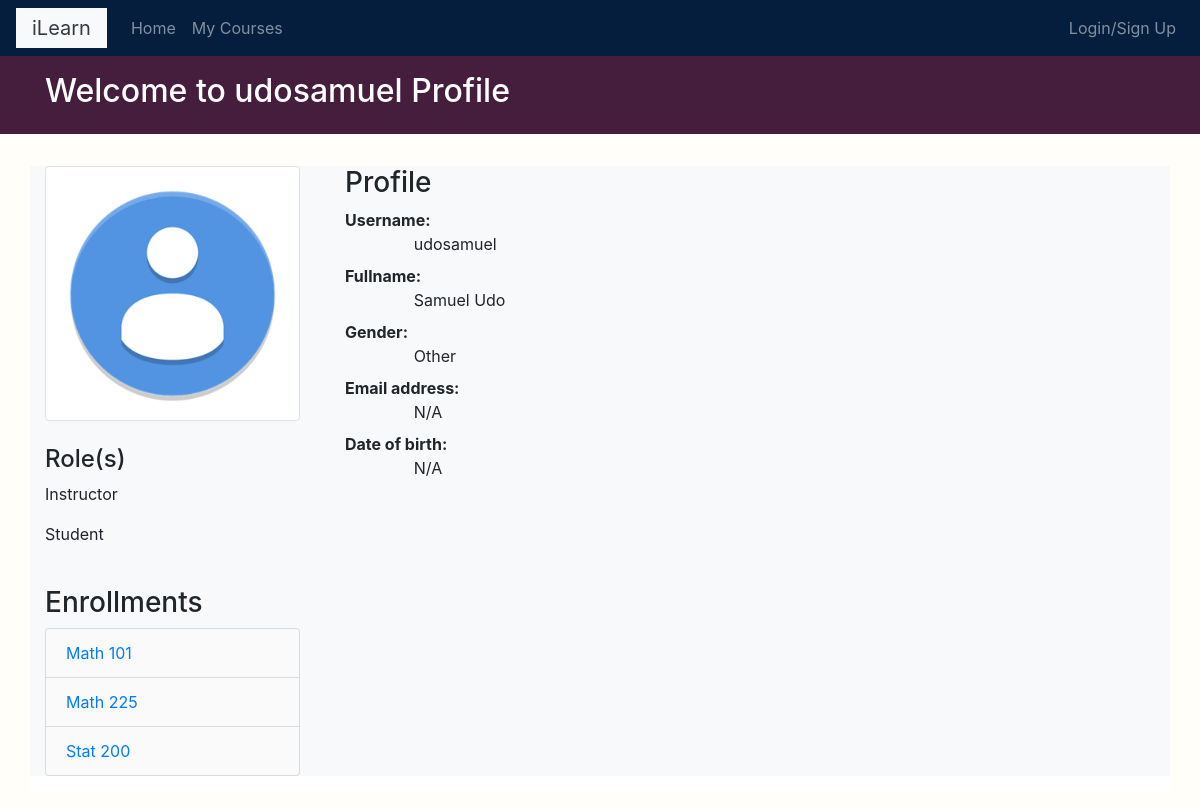
The app's page /profile/2/ with its own data.
### students/models.py (models this page shows, shortened)
class Student(models.Model):
    user = models.OneToOneField(settings.AUTH_USER_MODEL,related_name='student', on_delete=models.CASCADE)
    gender_choice = [
        ('Male','Male'),
        ('Female','Female'),
        ('Other','Other')
    ]
    gender = models.CharField(
    max_length=6,
    choices=gender_choice,
    default='Other'
    )
    date_of_birth = models.DateField(blank=True, null=True)
    photo = models.ImageField(upload_to='users/%Y/%m/%d/',default='users/user_icon.png',
                              blank=False)
    feature = models.BooleanField(default=False,null=True)

### courses/models.py (models this page shows, shortened)
class Enrollment(models.Model):
    student = models.ForeignKey(Student,related_name='enrollments',on_delete=models.CASCADE)# TODO:  change model sttructure later  student model in of itself
    created  = models.DateTimeField(auto_now_add=True)
    updated = models.DateTimeField(auto_now=True)
    course = models.ForeignKey('Course',on_delete=models.CASCADE, related_name='course_enrollements')
    class Meta:
        unique_together = ('student','course')

class Course(models.Model):
    instructor = models.ForeignKey('Instructor', related_name='courses_created', on_delete=models.CASCADE)
    subject  = models.ForeignKey(Subject, related_name='courses', on_delete=models.CASCADE)
    title = models.CharField(max_length=200)
    overview = models.TextField(max_length=200)
    slug = models.SlugField(max_length=200,unique=True)
    created = models.DateTimeField(auto_now_add=True)
    enrollments = models.ManyToManyField(Student,through='Enrollment')
    feature = models.BooleanField(default=False,null=True)
    photo = models.ImageField(upload_to='courses/%Y/%m/%d/',default='courses/course_icon.png',
                              blank=False)
    class Meta:
        ordering = ['-created']

### account/views.py (the view, shortened to what this page needs)
# urls.py: path('<int:pk>/',ProfileDetailView.as_view(),name='profile-detail')
class ProfileDetailView(FormMixin, DetailView):
    model = Student
    form_class = StudentEditForm
    template_name = 'account/profile_detail.html'
    def get_context_data(self, **kwargs):
        context = super().get_context_data(**kwargs)
        context['is_owner'] = self.object.user == self.request.user
        if (self.object.user == self.request.user):
            context['student_form'] = StudentEditForm(instance=self.object)
            context['user_form'] = UserEditForm(instance=self.object.user)
        return context

### courses/templatetags/course.py (called while the page is built)
@register.filter
def is_instructor(obj):
    try:
        if obj.is_superuser or obj.instructor:
            return True
        else:
            return False
    except:
        return None

### account/templates/account/profile_detail.html (shortened to what this page needs)
{% extends "base.html" %}
{% block page_title %}
  <h2>Welcome {% if not is_owner %}to{% else %}back{% endif %} {{ object.user.username }} {% if not is_owner %}Profile{% endif %}</h2>
{% endblock %}
{% block content %}
  <div class="row pb-3">
    <div class="bg-light col-xs-12 col-md-3 contents">
      <div class="">
        <img src="{{object.photo.url}}" alt="..." class="img-thumbnail">
      </div>
      <br>
      <h4>Role(s)</h4>
      <div class="">
        {% if object.user.instructor %}
          <p>Instructor</p>
        {% endif %}
        <p>Student</p>
      </div>
      <br>
      <h3>Enrollments</h3>
      <ul class="modules list-group">
        {% for enrollment in object.enrollments.all %}
          <li class="list-group-item">
            <a href='{% url "courses:course_detail" enrollment.course.slug %}'>
              <span>
                {{ enrollment.course.title }}
              </span>
            </a>
          </li>
        {% empty %}
          <li class="list-group-item">No Current Enrollments.</li>
        {% endfor %}
      </ul>
    </div>
    <div class="bg-light col-xs-12 col-md-9 contents">
      <div class="container">
        <h3>Profile</h3>
        {% if is_owner %}
          <form class="" action="" method="post" enctype="multipart/form-data">
            {% csrf_token %}
            {{ user_form.as_p }}
            {{ student_form.as_p }}
          <div class="text-right">
            <button type="submit" class='btn btn-secondary' name="button">Update Profile</button>
          </div>
          </form>
        {%else%}
          <dl class="row">
            <dt class="col-sm-12">Username:</dt>
            <dd class="col-sm-11 offset-sm-1">{{object.user.username}}</dd>
            <dt class="col-sm-12">Fullname:</dt>
            <dd class="col-sm-11 offset-sm-1">{% if object.user.get_full_name %}{{object.user.get_full_name}}{% else %}N/A{%endif%}</dd>
            <dt class="col-sm-12">Gender:</dt>
            <dd class="col-sm-11 offset-sm-1">{% if object.gender %}{{object.gender}}{% else %}N/A{%endif%}</dd>
            <dt class="col-sm-12">Email address:</dt>
            <dd class="col-sm-11 offset-sm-1">{% if object.user.email %}{{object.user.email}}{% else %}N/A{%endif%}</dd>
            <dt class="col-sm-12">Date of birth:</dt>
            <dd class="col-sm-11 offset-sm-1">{% if object.date_of_birth %}{{object.date_of_birth}}{% else %}N/A{%endif%}</dd>
          </dl>
        {%endif%}
      </div>
    </div>
  </div>
{% endblock %}

### courses/static/css/base.css (style rules this page uses)
body { background-color:#fffef9; }
.list-group-item:not(.selected) { background-color: rgb(250,250,250); }

### records on screen
Student: user.username "udosamuel", photo (picture), user.get_full_name "Samuel Udo", gender "Other"
Enrollment: course "Math 101"
Enrollment: course "Math 225"
Enrollment: course "Stat 200"
